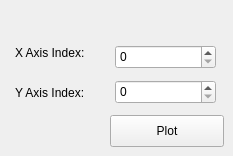
       <widget class="QWidget" name="tab_18">
        <attribute name="title">
         <string>Page</string>
        </attribute>
        <widget class="QSpinBox" name="dataLabellingTool_featurePlotAxisASpinBox">
         <property name="geometry">
          <rect>
           <x>115</x>
           <y>45</y>
           <width>101</width>
           <height>24</height>
          </rect>
         </property>
        </widget>
        <widget class="QSpinBox" name="dataLabellingTool_featurePlotAxisBSpinBox">
         <property name="geometry">
          <rect>
           <x>115</x>
           <y>80</y>
           <width>101</width>
           <height>24</height>
          </rect>
         </property>
        </widget>
        <widget class="QPushButton" name="dataLabellingTool_featurePlotButton">
         <property name="geometry">
          <rect>
           <x>110</x>
           <y>115</y>
           <width>114</width>
           <height>32</height>
          </rect>
         </property>
         <property name="text">
          <string>Plot</string>
         </property>
        </widget>
        <widget class="QLabel" name="label_7">
         <property name="geometry">
          <rect>
           <x>15</x>
           <y>45</y>
           <width>81</width>
           <height>16</height>
          </rect>
         </property>
         <property name="text">
          <string>X Axis Index:</string>
         </property>
        </widget>
        <widget class="QLabel" name="label_8">
         <property name="geometry">
          <rect>
           <x>15</x>
           <y>85</y>
           <width>81</width>
           <height>16</height>
          </rect>
         </property>
         <property name="text">
          <string>Y Axis Index:</string>
         </property>
        </widget>
       </widget>
